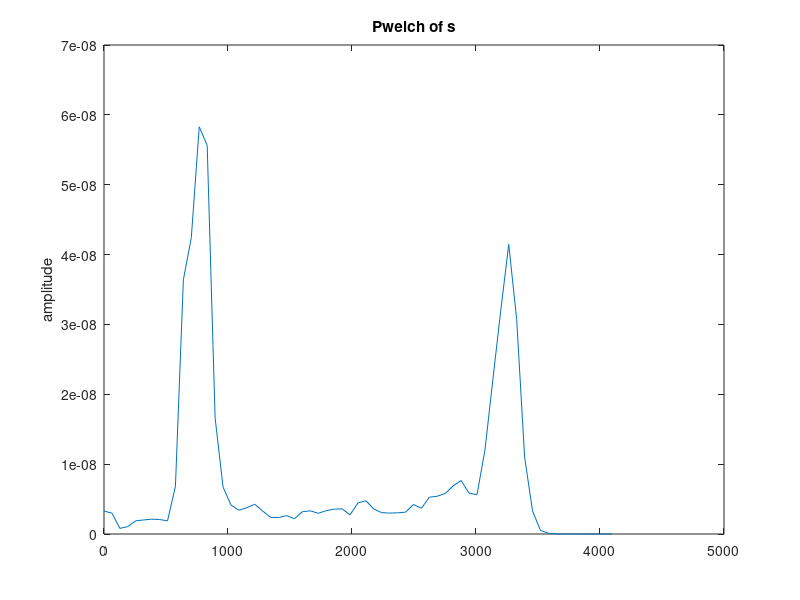

Here is the MATLAB script that generated this plot: (Note: this script raises an error after producing the figure.)
%% Meros 2
clear all; close all; clc;
load sima;
figure; pwelch(s,[],[],[],Fs); title('Pwelch of s');
H=[ones(1,Fs/8) zeros(1,Fs-Fs/4) ones(1,Fs/8)]; %i idaniki vathiperati sinartisi
h=ifft(H, 'symmetric');
h=ifftshift(h); %%ipologismos kroustikis apokrisis me antistrofo fourier
middle=length(h)/2;
h32=h(middle+1-16:middle+17); %%perikopi tis kroustikis apokrisis se diafora miki
h64=h(middle+1-32:middle+33);
h128=h(middle+1-64:middle+65);
wvtool(h32,h64,h128); % apokriseis sixnotitas ton perikomenon h. polloi pleurikoi lovoi
pause
wh=hamming(length(h64));
wk=kaiser(length(h64),5);
figure; plot(0:64,wk,'r',0:64,wh,'b'); title ('hamming, kaiser windows'); grid; %plot ta parathira hamming, kaiser
h_hamming=h64.*wh';%kroustiki apokrisi me parathiro --> dimiourgia filtrou
% figure; stem([0:length(h64)-1],h_hamming); grid;
% figure; freqz(h_hamming,1);
h_kaiser=h64.*wk'; %kroustiki apokrisi me parathiro
wvtool(h64,h_hamming,h_kaiser); %apokriseis sixnotitas ton filtron se sxesi me perikommeni kroustiki apokrisi
pause
%convolution tou simatos me ta filtra
y_rect=conv(s,h64);
figure; pwelch(y_rect,[],[],[],Fs); title ('Pwelch rectangle')
pause
y_hamm=conv(s,h_hamming);
figure; pwelch(y_hamm,[],[],[],Fs); title ('Pwelch Hamming')
pause
y_kais=conv(s,h_kaiser);
figure; pwelch(y_kais,[],[],[],Fs); title ('Pwelch Kaiser')
pause
%
% Parks-MacClellan
hpm=firpm(64, [0 0.10 0.15 0.5]*2, [1 1 0 0]); %kataskeui filtrou
% figure; freqz(hpm,1);
s_pm=conv(s,hpm);
figure; pwelch(s_pm,[],[],[],Fs); title ('Pwelch Parks-McClellan')
pause
sound(20*s); % ?????? ?? ?????? ????, s
pause
sound(20*s_pm); % ?????? ?? ????????????? ????, s_lp?
pause

%% Mikos 196+1 rectangle kai hamming
h196=h(middle+1-98:middle+99);
wh196=hamming(length(h196));
h196_hamming=h196.*wh196';
wvtool(h196,h196_hamming); %apokrisis sixnotitas me orthogoniko kai hamming
y_196=conv(s,196);
figure; pwelch(y_196,[],[],[],Fs); title('196 rectangle')
pause
y_hamm196=conv(s,h196_hamming);
figure; pwelch(y_hamm196,[],[],[],Fs); title('196 hamming')
pause
%% Parks-McClellan mikous 196+1
hpm196=firpm(196, [0 0.10 0.15 0.5]*2, [1 1 0 0]);
s_pm196=conv(s,hpm196);
wvtool(hpm,hpm196);
figure; pwelch(s_pm196,[],[],[],Fs); title ('Pwelch Parks-McClellan length 196 freq 0.1, 0.15')
pause
sound(20*s); 
pause
sound(20*s_pm196); 
%% nees oriakes sixnotites 0.11-0.12
hpm196b=firpm(196, [0 0.11 0.12 0.5]*2, [1 1 0 0]);
s_pm196b=conv(s,hpm196b);
wvtool(hpm,hpm196b);
figure; pwelch(s_pm196b,[],[],[],Fs); title ('Pwelch Parks-McClellan freq 0.11, 0.12') %de ginetai toso kali apokopi
pause
sound(20*s); 
pause
sound(20*s_pm196b); 
%% imitoniko sima (ola me mikos 196)
Fs=8192; T=1; Ts=1/Fs; t=0:Ts:T-Ts;
signal = sin(2*pi*800*t)+sin(2*pi*3000*t)+sin(2*pi*2000*t)+sin(2*pi*1000*t);
plot(t,signal); title('sin signal time');

H=[ones(1,Fs/8) zeros(1,Fs-Fs/4) ones(1,Fs/8)];
h=ifft(H,'symmetric');
middle=length(h)/2;
h=ifftshift(h);
h196=h(middle+1-98:middle+99);
figure; pwelch(signal,[],[],[],Fs); title('Pwelch sin signal');

hpm196=firpm(196, [0 0.10 0.15 0.5]*2, [1 1 0 0]);
signal_pm196=conv(signal,hpm196);
figure; pwelch(signal_pm196,[],[],[],Fs); title ('Pwelch Parks-McClellan 0.1, 0.15 of sin')
pause

hpm196b=firpm(196, [0 0.11 0.12 0.5]*2, [1 1 0 0]);
signal_pm196b=conv(signal,hpm196b);
figure; pwelch(signal_pm196b,[],[],[],Fs); title ('Pwelch Parks-McClellan 0.11, 0.12 of sin')